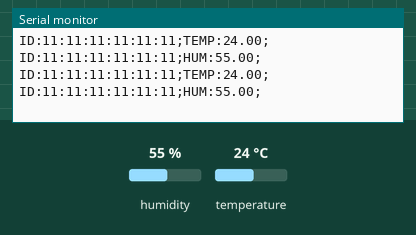
This sketch was run on a simulated Arduino Uno, built with avr-gcc and run on an emulated ATmega328P. Parts: the last lines printed to the serial monitor. Wiring (inferred from the names in the program): DHT11 sensor: data A0. Inputs (shaded band) come from the test bench; at power-on: humidity 55 %, temperature 24 °C.

Above: at 2.2 s.
2.3 s: humidity set to 22 %
At 3.7 s:
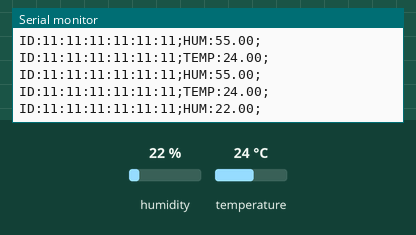
3.8 s: temperature set to 12 °C
At 5.1 s:
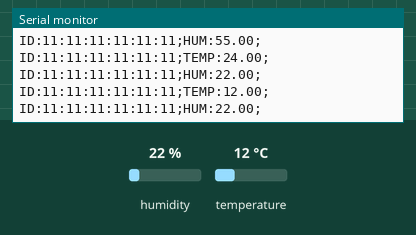
5.3 s: humidity set to 40 %
At 6.3 s:
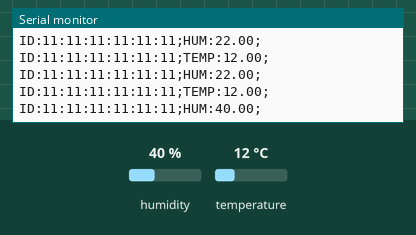

The sketch:

DHTDevice.ino
```cpp
#include </DHT/dht.h>
#define dht_dpin A0
dht DHT;

String serialNumber = "11:11:11:11:11:11";

void setup()
{
	Serial.begin(9600);
	delay(1000);
}

void loop()
{
	DHT.read11(dht_dpin);

  Serial.print("ID:");
  Serial.print(serialNumber);
	Serial.print(";");
	Serial.print("TEMP:");
	Serial.print(DHT.temperature);
  Serial.println(";");

  Serial.flush();

  Serial.print("ID:");
  Serial.print(serialNumber);
  Serial.print(";");
	Serial.print("HUM:");
	Serial.print(DHT.humidity);
  Serial.println(";");

  Serial.flush();
	delay(1000);
}
```

dht.h
```cpp
//
//    FILE: dht.h
// VERSION: 0.1.00
// PURPOSE: DHT Temperature & Humidity Sensor library for Arduino
//
//     URL: http://arduino.cc/playground/Main/DHTLib
//
// HISTORY:
// see dht.cpp file
//

#ifndef dht_h
#define dht_h

#if ARDUINO >= 100
 #include "Arduino.h"
#else
 #include "WProgram.h"
#endif

#define DHT_LIB_VERSION "0.1.00"

class dht
{
public:
	int read11(uint8_t pin);
    int read22(uint8_t pin);
	double humidity;
	double temperature;

private:
	uint8_t bits[5];  // buffer to receive data
	int read(uint8_t pin);
};
#endif
//
// END OF FILE
//
```

Measured:
- after the input at 2.3 s, the serial monitor: prints a new line after 0.95 s (image 1)
- after the input at 3.8 s, the serial monitor: prints a new line after 0.50 s (image 2)
- after the input at 5.3 s, the serial monitor: prints a new line after 0.13 s (image 3)
